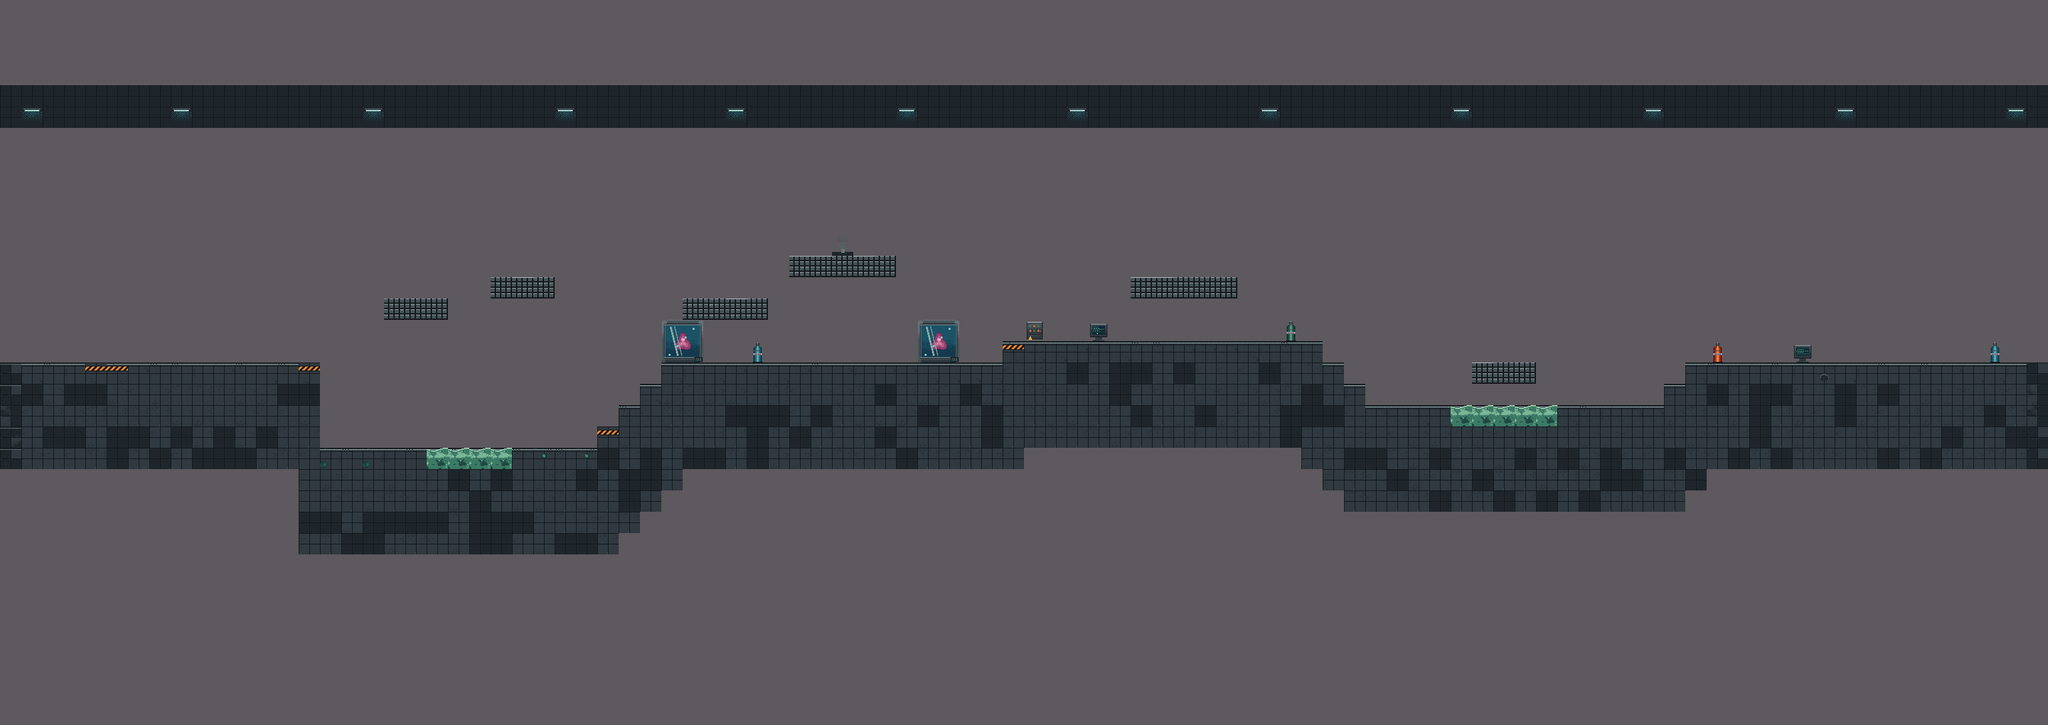

Tiled map render using the project's own tile images. Description and the map definition, with tile-layer contents summarised, below:
An orthogonal 96x34 tile map with 32x32 px tiles, 5 tile layers (Fundo, Perigos, Colisão, Decoração, ...) and 12 objects (4x peca_microscopio, 2x elevador_lab, 2x espinho, 2x slime, spawn, ...).

<map version="1.10" tiledversion="1.12.2" orientation="orthogonal" renderorder="right-down" width="96" height="34" tilewidth="32" tileheight="32" infinite="0" nextlayerid="7" nextobjectid="13">
 <tileset firstgid="1" source="fase2_laboratorio_sala.tsx" />
 <layer id="1" name="Fundo" width="96" height="34">
  <data>[3264 cells, 3261 non-empty, 3 distinct tile ids]</data>
 </layer>
 <layer id="2" name="Perigos" width="96" height="34">
  <data>[3264 cells, 4 non-empty, 2 distinct tile ids]</data>
 </layer>
 <layer id="3" name="Colisão" width="96" height="34">
  <properties>
   <property name="colisao" type="bool" value="true" />
  </properties>
  <data>[3264 cells, 517 non-empty, 21 distinct tile ids]</data>
 </layer>
 <layer id="4" name="Decoração" width="96" height="34">
  <data>[3264 cells, 25 non-empty, 12 distinct tile ids]</data>
 </layer>
 <layer id="5" name="Frente" width="96" height="34">
  <data>[3264 cells, 0 non-empty, 0 distinct tile ids]</data>
 </layer>
 <objectgroup id="6" name="Plataformas" />
 <objectgroup id="7" name="Entidades">
  <object id="1" type="spawn" x="160" y="544" width="32" height="48" />
  <object id="2" type="elevador_lab" x="40" y="464" width="80" height="80">
   <properties>
    <property name="destino" value="sair" />
   </properties>
  </object>
  <object id="3" type="elevador_lab" x="2888" y="464" width="80" height="80">
   <properties>
    <property name="destino" value="sair" />
   </properties>
  </object>
  <object id="4" type="peca_microscopio" x="512" y="638" width="34" height="34">
   <properties>
    <property name="nome" value="Lente" />
   </properties>
  </object>
  <object id="5" type="peca_microscopio" x="1248" y="350" width="34" height="34">
   <properties>
    <property name="nome" value="Base" />
   </properties>
  </object>
  <object id="6" type="peca_microscopio" x="1760" y="382" width="34" height="34">
   <properties>
    <property name="nome" value="Luz" />
   </properties>
  </object>
  <object id="7" type="peca_microscopio" x="2400" y="574" width="34" height="34">
   <properties>
    <property name="nome" value="Ocular" />
   </properties>
  </object>
  <object id="8" type="bancada_microscopio" x="2784" y="486" width="85" height="58">
   <properties>
    <property name="libera" value="campo_contencao_lab" />
   </properties>
  </object>
  <object id="9" type="espinho" x="640" y="666" width="128" height="40" />
  <object id="10" type="espinho" x="2176" y="602" width="160" height="40" />
  <object id="11" type="slime" x="1120" y="510" width="52" height="34" />
  <object id="12" type="slime" x="2080" y="574" width="52" height="34" />
 </objectgroup>
</map>
